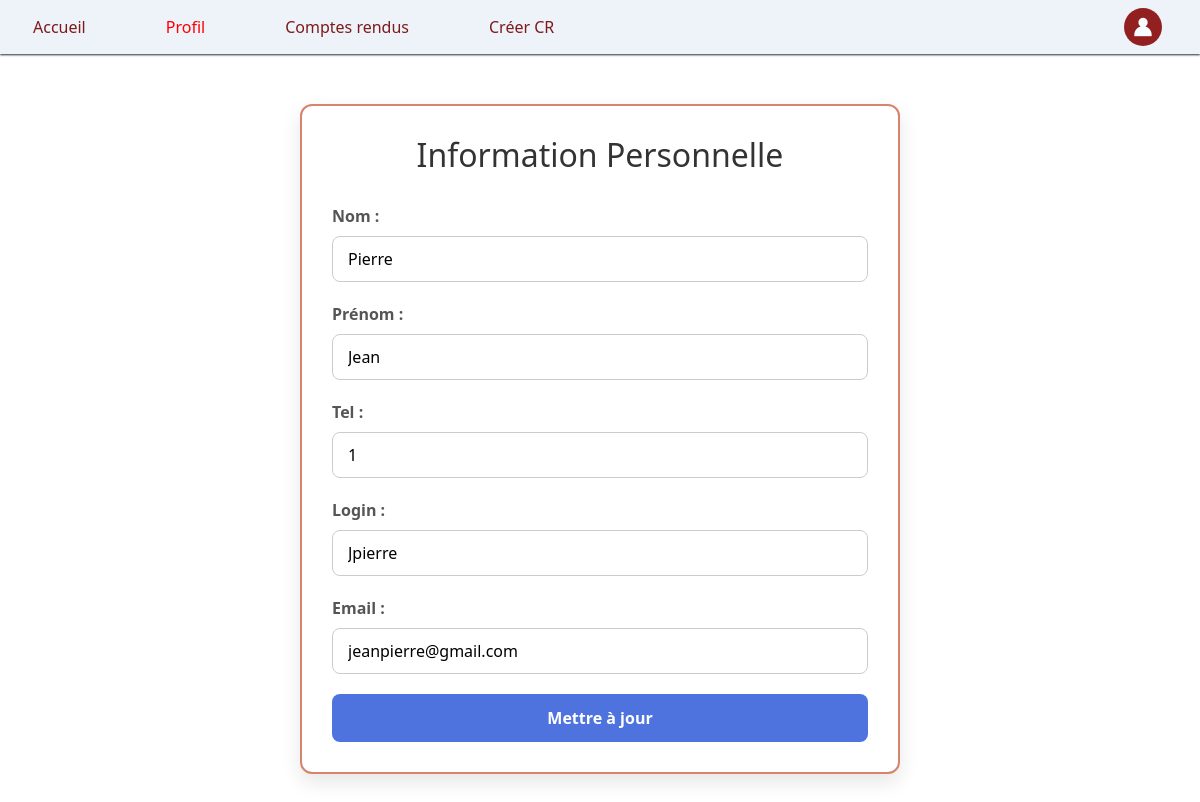
Page /perso.php (signed in) on the committed database.
### tables this page shows
CREATE TABLE `utilisateur` (
  `num` int(10) NOT NULL,
  `nom` varchar(100) DEFAULT NULL,
  `prenom` varchar(100) DEFAULT NULL,
  `tel` int(20) DEFAULT NULL,
  `login` varchar(100) DEFAULT NULL,
  `motdepasse` varchar(100) DEFAULT NULL,
  `type` int(1) DEFAULT NULL,
  `email` varchar(100) DEFAULT NULL,
  `option` int(1) NOT NULL COMMENT '0 pour ELEVE; 1 pour PROF',
  `num_stage` int(10) DEFAULT NULL
);

### perso.php (the view, shortened to what this page needs)
<?php
include '_conf.php';
?>
<!DOCTYPE html>
<html lang="fr">
    <head>
        <link rel="stylesheet" href="perso_style.css"/>
        <link href="https://cdn.jsdelivr.net/npm/bootstrap@5.3.3/dist/css/bootstrap.min.css" rel="stylesheet">
        <link rel="stylesheet" href="menu_style.css"/>
        <link href='https://unpkg.com/boxicons@2.1.4/css/boxicons.min.css' rel='stylesheet'>
    </head>
    <body>
        <?php
        if (isset($_SESSION["login"]))
            {
                $id = $_SESSION["id"];
                if($_SESSION["type"]==0)
                {
                    include '_menuEleve.php';
                }
                else
                {
                    include '_menuProf.php';
                }
                $connexion = mysqli_connect($serveurBDD, $userBDD, $mdpBDD, $nomBDD);
            $requete="Select * from utilisateur WHERE num = '$id'";
            $resultat = mysqli_query($connexion, $requete);
            while($donnees = mysqli_fetch_assoc($resultat))
            {
                $nom = $donnees['nom'];
                $prenom = $donnees['prenom'];
                $tel = $donnees['tel'];
                $login = $donnees['login'];
                $email = $donnees['email'];
            }
            ?>
            <section id="formulaire" class="form-container">
                <h2>Information Personnelle</h2>
                <form action="perso.php" method="post">
                    <div class="form-group">
                        <label>Nom :</label>
                        <input type="text" name="nom" value="<?php echo $nom ?>">
                    </div>
                    <div class="form-group">
                        <label>Prénom :</label>
                        <input type="text" name="prenom" value="<?php echo $prenom ?>">
                    </div>
                    <div class="form-group">
                        <label>Tel :</label>
                        <input type="text" name="tel" value="<?php echo $tel ?>">
                    </div>
                    <div class="form-group">
                        <label>Login :</label>
                        <input type="text" name="login" value="<?php echo $login ?>">
                    </div>
                    <div class="form-group">
                        <label>Email :</label>
                        <input type="text" name="email" value="<?php echo $email ?>">
                    </div>
                    <button type="submit" class="btn-submit" name="envoi_info" value="1">Mettre à jour</button>
                </form>
            </section>
            <?php
        }
        ?>
    </body>
</html>

### perso_style.css (style rules this page uses)
body { font-family: 'Poppins', sans-serif; background-color: #f7f9fc; margin: 0; padding: 0; }
.form-container { width: 90%; max-width: 600px; margin: 50px auto; background: white; border: 2px solid #d7846d; padding: 30px; box-shadow: 0px 8px 20px rgba(0, 0, 0, 0.1); border-radius: 12px; }
.form-container h2 { text-align: center; color: #333; margin-bottom: 30px; }
.form-group { margin-bottom: 20px; }
.form-group label { display: block; margin-bottom: 8px; color: #555; font-weight: 600; }
.form-group input[type="text"] { width: 100%; padding: 10px 15px; border: 1px solid #ccc; border-radius: 8px; transition: border-color 0.3s; }
.btn-submit { width: 100%; padding: 12px; background-color: #4e73df; color: white; border: none; border-radius: 8px; font-size: 16px; font-weight: bold; cursor: pointer; transition: background-color 0.3s; }

### rows in the picture
utilisateur: nom "Pierre", prenom "Jean", tel "1", login "Jpierre", email "jeanpierre@gmail.com"
